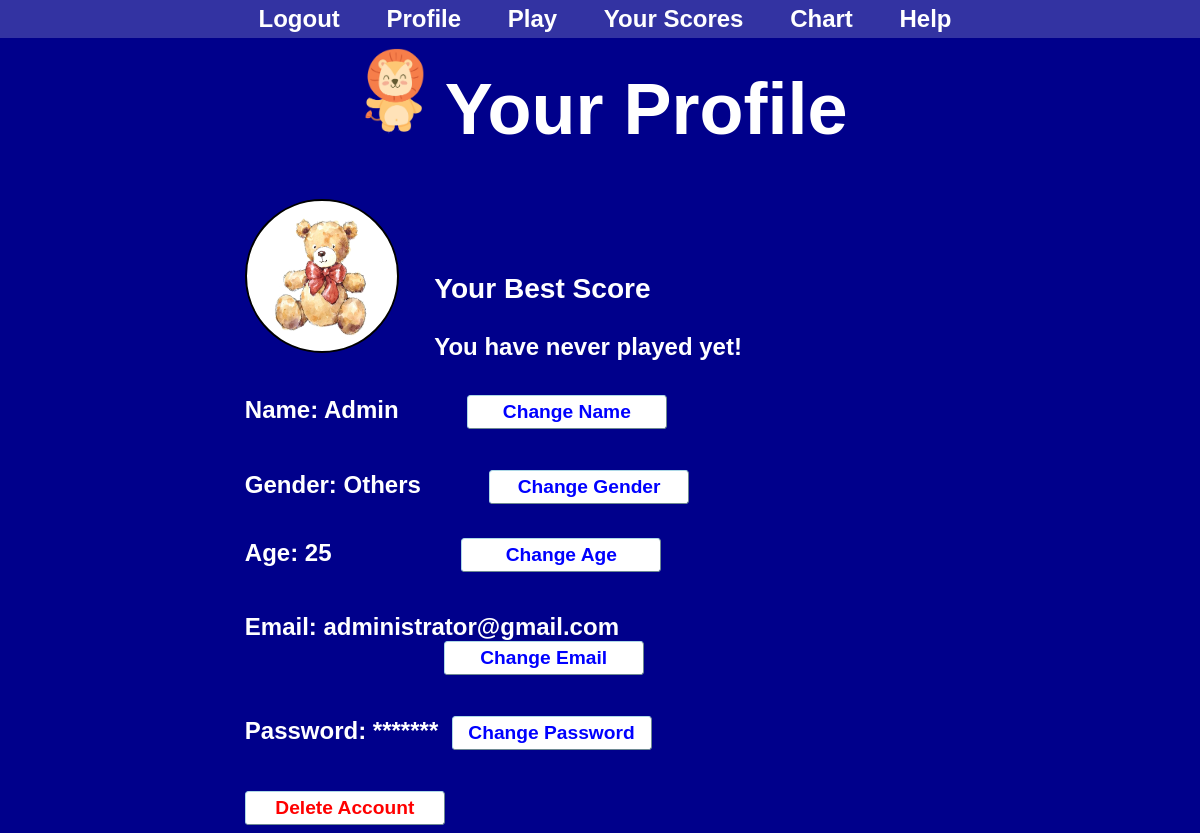
/php/user/userProfile.php (signed in), run on the app's committed database.
### tables this page shows
CREATE TABLE `user` (
  `userId` int(11) NOT NULL AUTO_INCREMENT,
  `name` char(20) NOT NULL,
  `age` int(10) NOT NULL,
  `gender` char(6) NOT NULL DEFAULT 'Others',
  `email` char(100) NOT NULL,
  `password` char(100) NOT NULL,
  `privilege` varchar(45) NOT NULL DEFAULT 'user',
  `profilePic` varchar(500) DEFAULT '0',
  PRIMARY KEY (`userId`),
  UNIQUE KEY `Email_UNIQUE` (`email`)
);

### php/util/sessionUtil.php (called while the page is built, shortened)
<?php
	function isLogged(){
		if(isset($_SESSION['userId']))
			return $_SESSION['userId'];
		else
			return false;
	}
?>

### php/util/dbManager.php (called while the page is built, shortened)
<?php
    require "dbConfig.php";
    $DB = new dbManager();
  class dbManager {
      private $mysqli_conn = null;
      function openConnection() {
      if (!$this->isOpen()){
        global $dbHostname;
        global $dbUsername;
        global $dbPassword;
        global $dbName;
            $this->mysqli_conn = new mysqli($dbHostname, $dbUsername, $dbPassword);
            $this->mysqli_conn->select_db($dbName) or die ('Connection to DB failed: ' . mysqli_error());
        }
      }
      function isOpen() {
      return ($this->mysqli_conn != null);
    }
    function performQuery($queryText) {
      return $this->mysqli_conn->query($queryText);
    }
    function closeConnection(){
      $this->mysqli_conn = null;
    }
  }
?>

### php/util/dbConfig.php (called while the page is built)
<?php
	$dbHostname = "localhost";
	$dbUsername = "root";
	$dbPassword = "";
	$dbName = "project";
?>

### php/user/userProfile.php (the view, shortened to what this page needs)
<?php
    require_once "../util/sessionUtil.php";
    require_once "./user.php";
    $id = isLogged();
   	if($id == false){
    	header('location: ../../index.php');
    } else {
    	$user = getUser($id);
    }
    $username = $user['name'];
    $age = $user['age'];
    $gender = $user['gender'];
    $email = $user['email'];
    $profilePic = $user['profilePic'];
?>
<!DOCTYPE html>
<html lang="en">
	<head>
		<link rel="stylesheet" href="../../css/profile.css" type="text/css" media="screen">
	</head>
	<body>
		<header>
			<h1><a href="./userProfile.php" title="Home"><img src="../../img/leo.png" alt="Lion"></a>Your Profile</h1>
			<nav id="navigation" class="top">
				<a href="../logout.php">Logout</a>
				<a href="./userProfile.php">Profile</a>
				<a href="../game.php">Play</a>
				<a href="./userScores.php">Your Scores</a>
				<a href="../chart.php">Chart</a>
				<a href="../../html/guide.html" target="_blank">Help</a>
			</nav>
		</header>
		<div id="data">
			<span id="pic" onclick="setVisibility('image', 'imageButton', 'visible')">
				<?php
					$pathImage = "../../img/profilePics/" . $user['profilePic'];
					if($profilePic === '0')
						echo "<img src='../../img/profilePics/default.png' alt='Your Pic' id='picture' class='$gender'>";
					else
						echo "<img src='$pathImage' alt='Your Pic' id='picture' class='$gender'>";
				?>
			</span>
			<div id="bestScore">
				<h3>Your Best Score</h3>
			</div>
			<div>
				<label for="name">Name: </label>
				<span id="username"><?php echo $username?></span>
				<input id="changeName" class="button" type="button" value="Change Name" onclick="setVisibility('name', 'nameButton', 'visible')">
				<form name="data" method="POST" action="./updateName.php">
				</form>
			</div>
			<div>
				Gender:
				<span id="user_gender"><?php echo $gender?></span>
				<input id="changeGender" class="button" type="button" value="Change Gender" onclick="setVisibility('gender', 'genderButton', 'visible')">
				<form name="data" method="POST" action="./updateGender.php">
				</form>
			</div>
			<div>
				<label for="age">Age: </label>
				<span id="user_age"><?php echo $age?></span>
				<input id="changeAge" class="button" type="button" value="Change Age" onclick="setVisibility('age', 'ageButton', 'visible')">
				<form name="data" method="POST" action="./updateAge.php">
				</form>
			</div>
			<div>
				<label for="email">Email: </label>
				<span id="e-mail"><?php echo $email?></span><br>
				<input id="changeEmail" class="button" type="button" value="Change Email" onclick="setVisibility('email', 'emailButton', 'visible')">
				<form name="data" method="POST" action="./updateEmail.php">
				</form>
			</div>
			<div>
				<label for="password" id="password_label">Password: </label>
				<span id="password_span"><?php echo '*******'?></span>
				<input id="changePassword" class="button" type="button" value="Change Password" onclick="setVisibility('password', 'passwordButton', 'visible')">
				<form name="data" method="POST" action="./updatePassword.php">
				</form>
			</div>
			<div>
				<form method="POST" action="./deleteUser.php">
					<input class="button" name="delete" type="submit" value="Delete Account" id="delete">
				</form>
			</div>
		</div>
	</body>
</html>

### css/profile.css (style rules this page uses)
html { font-weight: bolder; }
h1 { color: white; text-align: left; font-style: initial; font-weight: bolder; font-size: 3em; margin-left: 30%; }
h1 img { height: 1.2em; padding-right: 20px; }
.top { width: 100%; padding: 5px; position: fixed; top: 0px; right: 0px; left: 0px; z-index: 10; }
#navigation { background: rgba(255, 255, 255, 0.2); font-size: 1em; font-weight: bolder; font-family: sans-serif; padding: 5px; width: 100%; position: fixed; top: 0px; right: 0px; left: 0px; overflow-x: hidden; text-align: center; }
#navigation a { color: white; text-decoration: none; padding: 5px 20px 5px 20px; }
body { background-color: darkblue; color: white; font-size: 1.5em; font-family: sans-serif; font-style: initial; text-align: left; font-family: sans-serif; font-weight: bold; background-image: url("../img/2866128.jpg"); background-repeat: no-repeat; background-position: center; background-size: 180%; }
.button { font-size: 0.8em; font-weight: bold; color: blue; background-color: white; text-decoration: none; padding: 5px; border: 0.1em outset lightblue; border-radius: 0.2em; width: 200px; }
#data { margin-left: 20%; }
#delete { color: red; }
#changeName { margin-left: 6.5%; }
#changeGender { margin-left: 6.5%; }
#changeAge { margin-left: 13%; }
#changeEmail { margin-left: 21%; }
#changePassword { margin-left: 0.7%; }
#picture { border: 2px solid black; border-radius: 50%; width: 150px; height: 150px; }
.Others { background-color: white; }
#bestScore { margin-top: -12%; margin-left: 20%; }

### data on the page
user: name "Admin", gender "Others", age "25", email "administrator@gmail.com"
